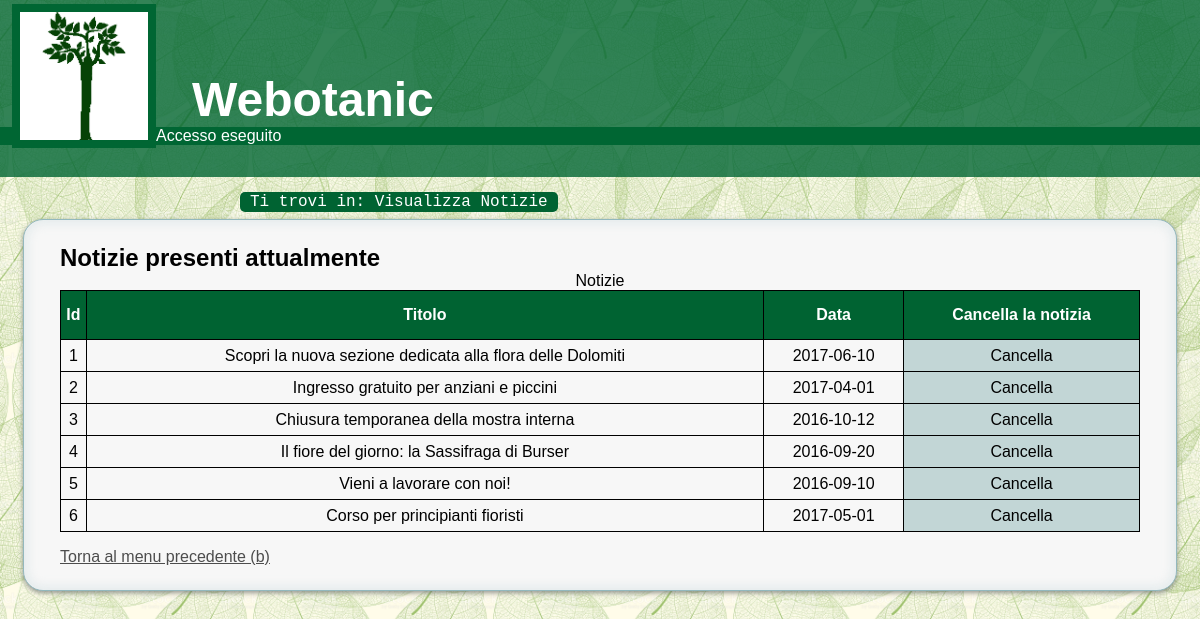
Page /visualNotizie.php (signed in) on the committed database.
### tables this page shows
CREATE TABLE Notizie (
    Id INT AUTO_INCREMENT PRIMARY KEY,
    DataPub DATE NOT NULL,
    Titolo VARCHAR(100) NOT NULL,
    Testo VARCHAR(1000) NOT NULL,
    Immagine VARCHAR(50), 
    Alt VARCHAR(200)
);

### visualNotizie.php (the view, shortened to what this page needs)
<?php
if( !isset($_SESSION['logged']) or $_SESSION['logged']==0)
        header("Location: errore.html");
else
{
    $sql = "SELECT Id, Titolo, DataPub FROM Notizie";
    require "php/connessione.php";
    $output = $connessione->query($sql);
    $page = file_get_contents("templates/admin/visualNotizie.txt");
    if(!$output) {
        $stampa = servError() ;
        $page = str_replace('contenuto', $stampa, $page);
    }
    else {
        $stampa = "";
        if($output->num_rows == 0) {
            $stampa .= "<p class=\"content\"> <p> Nessuna notizia trovata </p><p id=\"indietro\"><a href= \"adminPanel.php\">Torna al menu precedente</a></p> </div>";
            $page = str_replace('contenuto', $stampa, $page);
        }
        else {
             $table = file_get_contents('templates/admin/tabVisualNotizie.txt');
             foreach($output as $campo => $cont) {
                $stampa .= "<tr> \n \t";
                foreach($cont as $i => $val) {
                    $stampa .= "<td>".$val."</td> \n \t";
                }
                 $stampa .= "<td class=\"delete\" > \n \t \t
                                <a href=\"php/cancella.php?id=".$cont['Id']."&amp;tab=Notizie\" class=\"cancella\">Cancella</a> \n \t
                                </td> \n \t </tr>";
            }
            $table =str_replace('corpoTabella', $stampa, $table);
            $page = str_replace('contenuto', $table, $page);
        }
    }
    echo $page;
}
?>

### css/main.css (style rules this page uses)
* { padding: 0; margin: 0; }
html, body { font-family: Verdana, Arial, Helvetica, sans-serif; background-image: url("../images/sfondo0.jpg"); background-size: 20%; background-repeat: repeat; height: 100%; }
#header { background-color: rgb(0, 102, 51); background-color: rgba(0, 102, 51, 0.8); padding-bottom: 2em; }
h1 { padding-top: 1.5em; margin-left: 8em; font-size: 3em; color: #fff; }
#logo { float:left; height: 8em; width: 8em; margin: 0.25em 0 0 12em; border: 0.5em solid #063; }
#accesso p { background: rgb(0, 102, 51); color: #fff; }
#breadcrumb { margin-left: 20%; margin-top: 1em; margin-bottom: 0.5em; font-family: Consolas, monaco, monospace; }
#breadcrumb p { display: inline; background: #006332; color: #fff; font: bold; padding: 1px 10px; -webkit-border-radius: 5px 5px 5px 5px; border-radius: 5px 5px 5px 5px; }
#content, #content_form, #content_admin, #content_adminpanel { overflow-y: hidden; padding: 2% 3%; background: rgb(247, 247, 247); border: 1px solid rgba(147, 184, 189,1); box-shadow: 0pt 2px 5px rgba(105, 108, 109, 0.7), 0px 0px 8px 5px rgba(208, 223, 226, 0.4) inset; border-radius: 20px; }
#content_admin, #content_adminpanel { width: 90%; margin: auto; }
#content_admin table, #content_admin th, #content_admin td { border: 1px solid #000; }
#content_admin table { width: 100%; margin:auto; border-collapse: collapse; }
#content_admin th { height: 3em; background-color: #006332; color: white; }
#content_admin tr { text-align: center; height: 2em; }
.delete { background-color: #c2d6d6 }
#content_admin td a { cursor: pointer; display: block; color: #000; text-decoration: none; }
#indietro { margin-top: 1em; }
#tornasu a, #indietro a, #tornahome a { color: #4d4d4d; }

### css/main_mid.css (style rules this page uses)
#logo { margin-left: 1%; }
h1 { margin-left: 4em; }

### css/main_small.css (style rules this page uses)
#logo { width: 3.5em; height: 3.5em; margin: 0; }
h1 { margin-left: 1em; padding-top: 0.5em; }
#breadcrumb { font-size: small; margin-left: 1%; }

### rows in the picture
notizie: Id "1", Titolo "Scopri la nuova sezione dedicata alla flora delle Dolomiti", DataPub "2017-06-10"
notizie: Id "2", Titolo "Ingresso gratuito per anziani e piccini", DataPub "2017-04-01"
notizie: Id "3", Titolo "Chiusura temporanea della mostra interna", DataPub "2016-10-12"
notizie: Id "4", Titolo "Il fiore del giorno: la Sassifraga di Burser", DataPub "2016-09-20"
notizie: Id "5", Titolo "Vieni a lavorare con noi!", DataPub "2016-09-10"
notizie: Id "6", Titolo "Corso per principianti fioristi", DataPub "2017-05-01"

### other values in the picture
$page "Webotanic Accesso eseguito Ti trovi in: Visualizza Notizie Notizie presenti attualmente Notizie Id Titolo Data Cancella la notizia"
